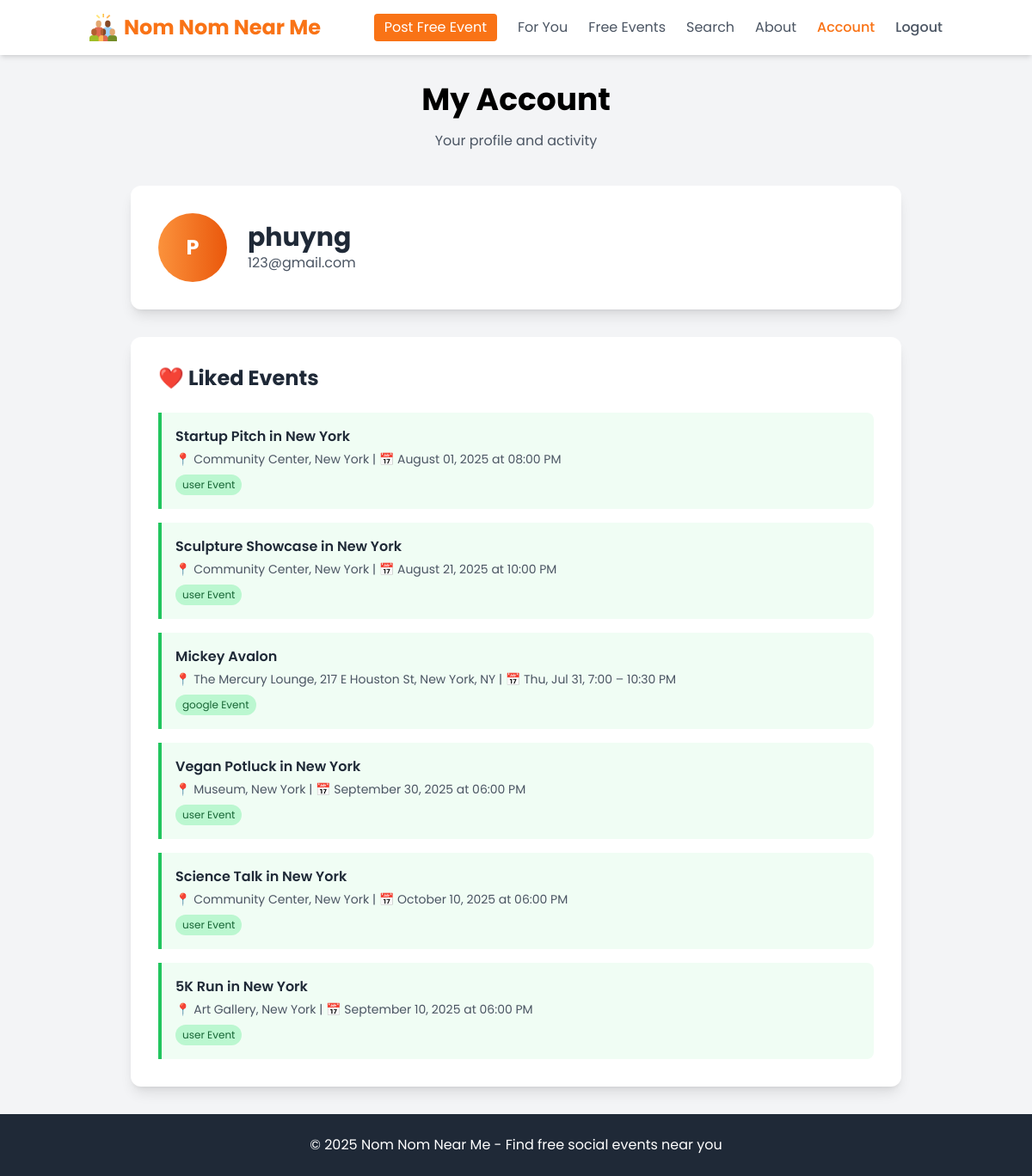
/account (signed in), run on the app's committed database.
### tables this page shows
CREATE TABLE users (
            id INTEGER PRIMARY KEY AUTOINCREMENT,
            name TEXT NOT NULL,
            email TEXT UNIQUE NOT NULL,
            password TEXT NOT NULL
        , phone TEXT);

CREATE TABLE saved_events (
            id INTEGER PRIMARY KEY AUTOINCREMENT,
            user_id INTEGER NOT NULL,
            event_global_id TEXT NOT NULL,
            event_source TEXT NOT NULL,
            event_title TEXT NOT NULL,
            event_date TEXT,
            event_location TEXT,
            event_url TEXT,
            saved_at TIMESTAMP DEFAULT CURRENT_TIMESTAMP, type TEXT,
            UNIQUE(user_id, event_global_id),
            FOREIGN KEY (user_id) REFERENCES users (id) ON DELETE CASCADE
        );

### app.py (the view)
@app.route("/account")
def account():
    if 'user_id' not in session:
        return redirect(url_for('home'))
    user_id = session['user_id']
    try:
        user_info = db.get_user_info(user_id)
        if user_info:
            username = user_info.get('username') or user_info.get('name') or 'User'
            email = user_info.get('email', 'user@example.com')
        else:
            username = 'User'
            email = 'user@example.com'
        liked_events = db.get_liked_events(user_id)
        print(f"[DEBUG] Liked events returned: {liked_events}")
    except Exception as e:
        print(f"Error in account route: {e}")
        username = 'User'
        email = 'user@example.com'
        liked_events = []
    return render_template('account.html',
                         username=username,
                         email=email,
                         liked_events=liked_events)

### db.py (called while the page is built)
def get_user_info(user_id: int) -> dict:
    conn = sqlite3.connect(DB_PATH)
    cursor = conn.cursor()
    cursor.execute("""
        SELECT name, email
        FROM users
        WHERE id = ?
    """, (user_id,))
    row = cursor.fetchone()
    conn.close()
    if row:
        return {"name": row[0], "email": row[1]}
    return None

### templates/account.html (shortened to what this page needs)
<!DOCTYPE html>
<html lang="en">
<head>
  <script src="https://cdn.tailwindcss.com"></script>
  <link rel="stylesheet" href="../static/css/globals.css">
</head>
<body class="bg-gray-100 font-poppins">
  <div class="min-h-screen flex flex-col">
    <header class="bg-white shadow-md py-4">
      <div class="container mx-auto px-4 flex items-center justify-between">
        <div class="flex items-center space-x-2">
          <img src="../static/img/logo.png" alt="App Logo" class="w-8 h-8 object-contain" />
          <span class="text-2xl font-bold text-orange-500">Nom Nom Near Me</span>
        </div>
        <nav class="flex items-center space-x-6">
          <a href="{{ url_for('post_event') }}" class="bg-orange-500 text-white px-3 py-1 rounded hover:bg-orange-600 transition">Post Free Event</a>
          <a href="{{ url_for('for_you') }}" class="nav-link text-gray-600 hover:text-orange-500">For You</a>
          <a href="{{ url_for('user_events') }}" class="nav-link text-gray-600 hover:text-orange-500">Free Events</a>
          <a href="{{ url_for('search') }}" class="nav-link text-gray-600 hover:text-orange-500">Search</a>
          <a href="{{ url_for('about') }}" class="nav-link text-gray-600 hover:text-orange-500">About</a>
          <a href="{{ url_for('account') }}" class="nav-link text-orange-500 font-medium">Account</a>
          <a href="{{ url_for('home') }}" class="nav-link text-gray-600 hover:text-red-500 font-medium">Logout</a>
        </nav>
      </div>
    </header>
    <main class="flex-grow container mx-auto px-4 py-8">
      <h1 class="text-4xl font-bold text-center mb-4">My Account</h1>
      <p class="text-gray-600 text-center mb-10">Your profile and activity</p>
      <div class="max-w-4xl mx-auto space-y-8">
        <div class="bg-white p-8 rounded-xl shadow-lg">
          <div class="flex items-center space-x-6">
            <div class="w-20 h-20 bg-gradient-to-r from-orange-400 to-orange-600 rounded-full flex items-center justify-center text-white text-2xl font-bold">
              {{ username[0].upper() if username else 'U' }}
            </div>
            <div>
              <h2 class="text-3xl font-bold text-gray-800">{{ username }}</h2>
              <p class="text-gray-600">{{ email }}</p>
            </div>
          </div>
        </div>
        <div class="bg-white p-8 rounded-xl shadow-lg">
          <h3 class="text-2xl font-bold text-gray-800 mb-6">❤️ Liked Events</h3>
          {% if liked_events %}
          <div class="space-y-4">
            {% for event in liked_events %}
            <div class="border-l-4 border-green-500 bg-green-50 p-4 rounded-r-lg">
              <h4 class="font-semibold text-gray-800">{{ event.title }}</h4>
              <p class="text-gray-600 text-sm mt-1">
                📍 {{ event.location or 'Location not available' }}
                {% if event.date %}
                | 📅 {{ event.date }}
                {% endif %}
              </p>
              <span class="inline-block mt-2 px-2 py-1 bg-green-200 text-green-800 text-xs rounded-full">
                {{ event.source or 'Unknown' }} Event
              </span>
            </div>
            {% endfor %}
          </div>
          {% endif %}
        </div>
      </div>
    </main>
    <footer class="bg-gray-800 text-white py-6">
      <div class="container mx-auto px-4 text-center">
        <p>© 2025 Nom Nom Near Me - Find free social events near you</p>
      </div>
    </footer>
  </div>
</body>
</html>

### static/css/globals.css (style rules this page uses)
body { font-family: 'Poppins', sans-serif; background-color: #f3f4f6; margin: 0; padding: 0; -webkit-font-smoothing: antialiased; -moz-osx-font-smoothing: grayscale; }
*, *::before, *::after { box-sizing: border-box; }
.nav-link { position: relative; }
.nav-link::after { content: ''; position: absolute; bottom: -2px; left: 0; width: 0; height: 2px; background-color: #f97316; transition: width 0.3s ease; }

### data on the page
users: name "P", name "phuyng", email "123@gmail.com"
saved_events: title "Startup Pitch in New York", event_location "Community Center, New York", date "August 01, 2025 at 08:00 PM", event_source "user"
saved_events: title "Sculpture Showcase in New York", event_location "Community Center, New York", date "August 21, 2025 at 10:00 PM", event_source "user"
saved_events: title "Mickey Avalon", event_location "The Mercury Lounge, 217 E Houston St, New York, NY", date "Thu, Jul 31, 7:00 – 10:30 PM", event_source "google"
saved_events: title "Vegan Potluck in New York", event_location "Museum, New York", date "September 30, 2025 at 06:00 PM", event_source "user"
saved_events: title "Science Talk in New York", event_location "Community Center, New York", date "October 10, 2025 at 06:00 PM", event_source "user"
saved_events: title "5K Run in New York", event_location "Art Gallery, New York", date "September 10, 2025 at 06:00 PM", event_source "user"
